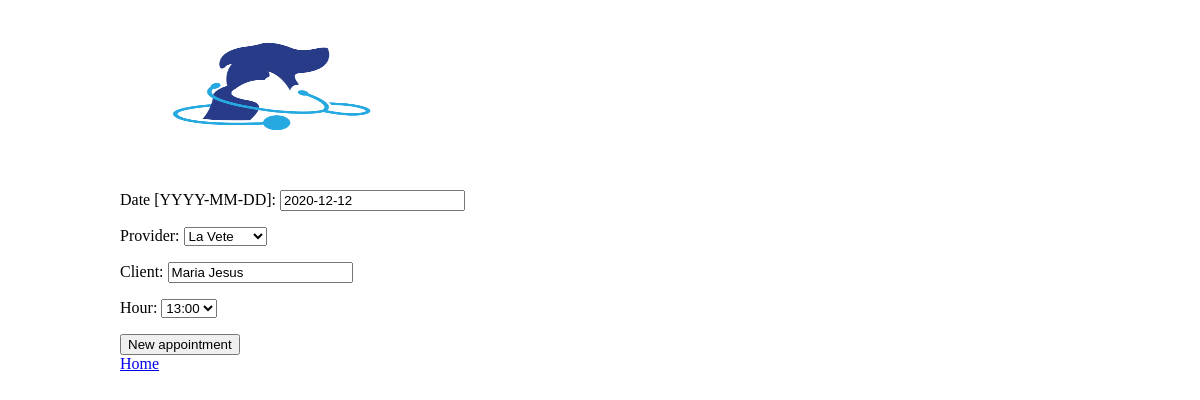
/edit/19, run on the app's committed database.
### appointments/models.py (models this page shows)
class Appointment(models.Model):
    date = models.DateField(null=True)
    provider = models.CharField(max_length=30, choices=PROVIDERS, default='La Vete')
    client = models.CharField(max_length=30)
    hour = models.CharField(max_length=5, choices=SCHEDULE, default='0:00')

### appointments/views.py (the view)
# urls.py: path('edit/<int:pk>', views.edit, name='edit'),
def edit(request, pk=None):
    try:
        instancia = Appointment.objects.get(id=pk)
    except Appointment.DoesNotExist:
        raise Http404('pk no existe')
    if pk != None:
        form = AppointmentForm(instance=instancia)
        if request.method == "POST":
            form = AppointmentForm(request.POST, instance=instancia)
            if form.is_valid():
                instancia = form.save(commit=False)
                instancia.save()
                note = ('Appointment was successfully edited\n')
        else:
            note = ''
    else:
        raise Http404('Necesita pk')
    return render(request, "edit.html", {'form': form, 'note':note})

### appointments/forms.py
class AppointmentForm(forms.ModelForm) :
    class Meta:
        model = Appointment
        fields = [
            'date',
            'provider',
            'client',
            'hour',
        ]
        labels = {
            'date': 'Date [YYYY-MM-DD]',
            'hour': 'Hour',
            'provider': 'Provider',
            'client': 'Client',
        }

### appointments/templates/edit.html (shortened to what this page needs)
<!-- {% load widget_tweaks %}
    <!DOCTYPE html >
    <html>
    <head>
      {% load static %}
      <link href= "{% static 'appointments/style.css' %}" rel="stylesheet" type="text/css" />
    </head>
    <body>
          <div id="header">
                        <img src="{% static 'images/logo.png' %}" width="310" height="170" alt="" title="">
                        <form method="POST">
                          {{ form.as_p }}
                          <input type="submit" value="New appointment">
                      </form>
                      <a href="/welcome">Home</a>
                </div>

### appointments/static/appointments/style.css (style rules this page uses)
body { margin:0; padding:0; background: url("../images/bg-body.gif"); background-repeat:repeat-x; }
#header { width:960px; height:72px; position:relative; margin:0 auto; }

### data on the page
Appointment: date "2020-12-12", provider "La Vete", client "Maria Jesus", hour "13:00"
